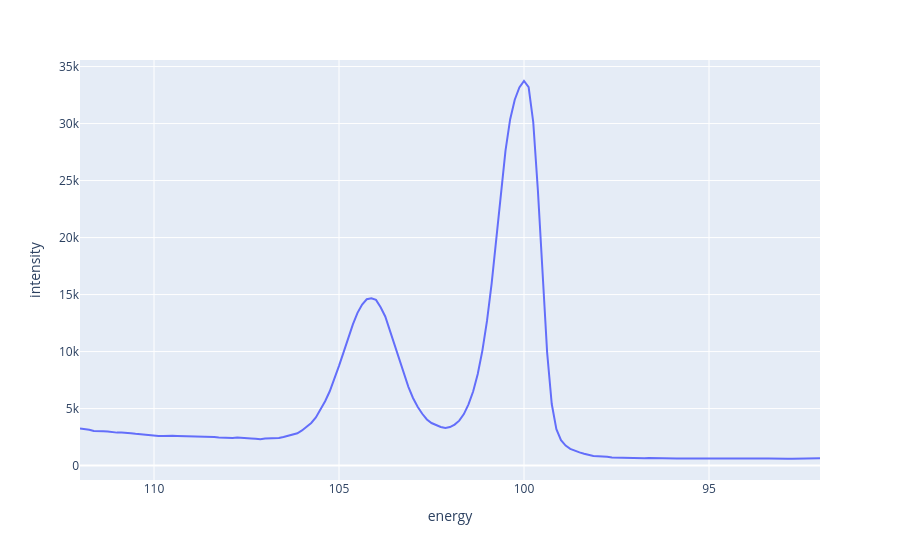

Notebook code cell kept with this figure:
### Markdown cell above
## Peak Analysis

A common practice in XPS analysis is to analyze particular peaks in order to determine the chemical states, concentrations, and elemental composition of a sample.
For the next section of this notebook, we will consider a close-up view of the Si peaks. 
We will fit and subtract the background signal, then we will fit Gaussian functions to the peaks.

### Code cell
# data loading
si_peaks = pd.read_table(ROOT / "si_data/N0125702.asc", header=None)

# add column names
si_peaks.columns = ["energy", "intensity"]

# visualize
si_fig = px.line(si_peaks, x="energy", y="intensity")
si_fig.update_xaxes(autorange="reversed")
si_fig.show()

### Figure 1 — Plotly figure (JSON) as saved in the notebook; plotly's stock layout.template omitted (floating-point values rounded to 4 significant figures; data arrays with more than 128 entries replaced by an {"elided": "..."} marker saying what was removed)
{"data": [{"hovertemplate": "energy=%{x}<br>intensity=%{y}<extra></extra>", "legendgroup": "", "line": {"color": "#636efa", "dash": "solid"}, "marker": {"symbol": "circle"}, "mode": "lines", "name": "", "orientation": "v", "showlegend": false, "type": "scatter", "x": {"elided": "161 float values"}, "xaxis": "x", "y": {"elided": "161 float values"}, "yaxis": "y"}], "layout": {"legend": {"tracegroupgap": 0}, "margin": {"t": 60}, "xaxis": {"anchor": "y", "autorange": "reversed", "domain": [0.0, 1.0], "title": {"text": "energy"}}, "yaxis": {"anchor": "x", "domain": [0.0, 1.0], "title": {"text": "intensity"}}}}
